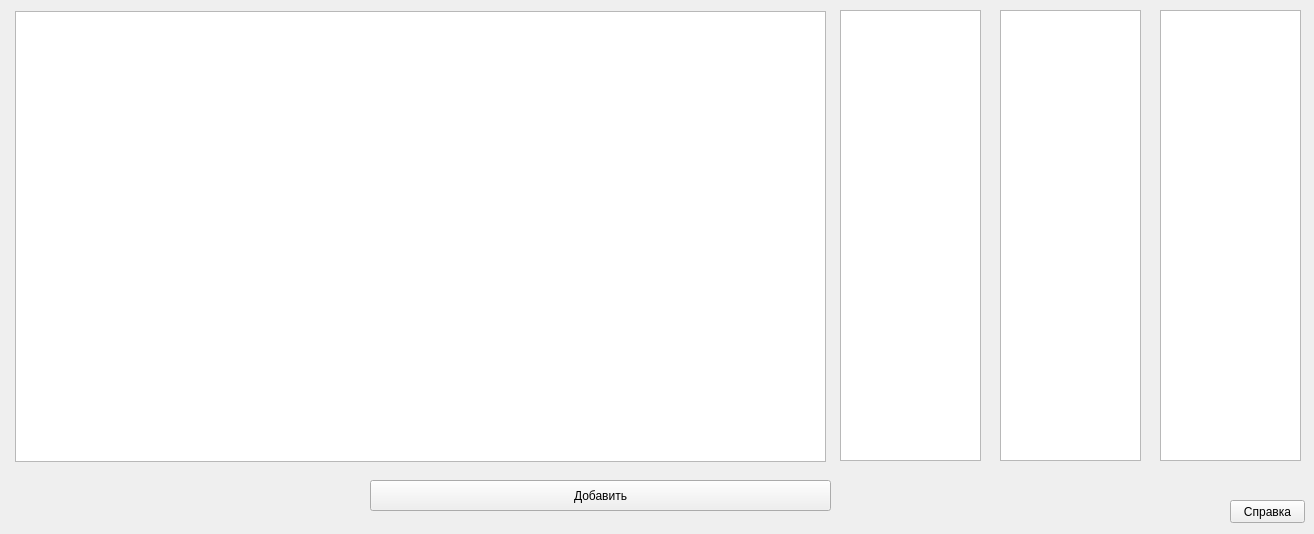
<?xml version="1.0" encoding="UTF-8"?>
<ui version="4.0">
 <class>AnimalTable</class>
 <widget class="QWidget" name="AnimalTable">
  <property name="geometry">
   <rect>
    <x>0</x>
    <y>0</y>
    <width>1314</width>
    <height>534</height>
   </rect>
  </property>
  <property name="windowTitle">
   <string>Популяции</string>
  </property>
  <widget class="QTableView" name="animalTableView">
   <property name="geometry">
    <rect>
     <x>15</x>
     <y>11</y>
     <width>811</width>
     <height>451</height>
    </rect>
   </property>
  </widget>
  <widget class="QTableView" name="activityTableView">
   <property name="geometry">
    <rect>
     <x>840</x>
     <y>10</y>
     <width>141</width>
     <height>451</height>
    </rect>
   </property>
  </widget>
  <widget class="QTableView" name="repTableView">
   <property name="geometry">
    <rect>
     <x>1000</x>
     <y>10</y>
     <width>141</width>
     <height>451</height>
    </rect>
   </property>
  </widget>
  <widget class="QTableView" name="humanTableView">
   <property name="geometry">
    <rect>
     <x>1160</x>
     <y>10</y>
     <width>141</width>
     <height>451</height>
    </rect>
   </property>
  </widget>
  <widget class="QPushButton" name="addButton">
   <property name="geometry">
    <rect>
     <x>370</x>
     <y>480</y>
     <width>461</width>
     <height>31</height>
    </rect>
   </property>
   <property name="text">
    <string>Добавить</string>
   </property>
  </widget>
  <widget class="QPushButton" name="helpButton">
   <property name="geometry">
    <rect>
     <x>1230</x>
     <y>500</y>
     <width>75</width>
     <height>23</height>
    </rect>
   </property>
   <property name="text">
    <string>Справка</string>
   </property>
  </widget>
 </widget>
 <resources/>
 <connections/>
</ui>
